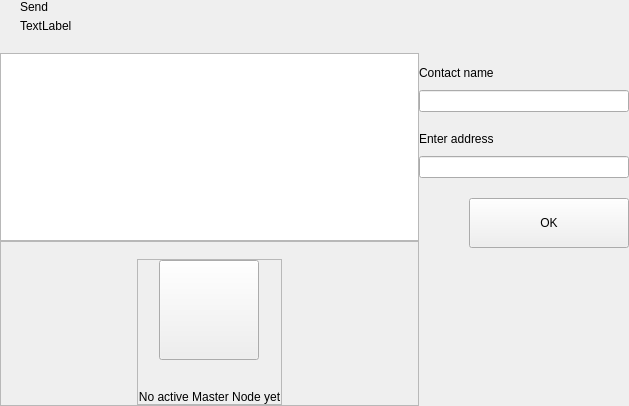
<?xml version="1.0" encoding="UTF-8"?>
<ui version="4.0">
 <class>AddressesWidget</class>
 <widget class="QWidget" name="AddressesWidget">
  <property name="geometry">
   <rect>
    <x>0</x>
    <y>0</y>
    <width>629</width>
    <height>406</height>
   </rect>
  </property>
  <property name="windowTitle">
   <string>Form</string>
  </property>
  <layout class="QHBoxLayout" name="horizontalLayout_2" stretch="2,1">
   <property name="spacing">
    <number>0</number>
   </property>
   <property name="leftMargin">
    <number>0</number>
   </property>
   <property name="topMargin">
    <number>0</number>
   </property>
   <property name="rightMargin">
    <number>0</number>
   </property>
   <property name="bottomMargin">
    <number>0</number>
   </property>
   <item>
    <widget class="QWidget" name="left" native="true">
     <layout class="QVBoxLayout" name="verticalLayout_3">
      <property name="leftMargin">
       <number>0</number>
      </property>
      <property name="topMargin">
       <number>0</number>
      </property>
      <property name="rightMargin">
       <number>0</number>
      </property>
      <property name="bottomMargin">
       <number>0</number>
      </property>
      <item>
       <layout class="QVBoxLayout" name="verticalLayout_21">
        <property name="spacing">
         <number>0</number>
        </property>
        <item>
         <layout class="QHBoxLayout" name="horizontalLayout_3">
          <property name="spacing">
           <number>0</number>
          </property>
          <property name="leftMargin">
           <number>20</number>
          </property>
          <property name="rightMargin">
           <number>10</number>
          </property>
          <item>
           <layout class="QVBoxLayout" name="verticalLayout_8">
            <property name="spacing">
             <number>5</number>
            </property>
            <item>
             <widget class="QLabel" name="labelTitle">
              <property name="text">
               <string>Send</string>
              </property>
             </widget>
            </item>
            <item alignment="Qt::AlignTop">
             <widget class="QLabel" name="labelSubtitle1">
              <property name="text">
               <string>TextLabel</string>
              </property>
             </widget>
            </item>
           </layout>
          </item>
          <item>
           <spacer name="horizontalSpacer11">
            <property name="orientation">
             <enum>Qt::Horizontal</enum>
            </property>
            <property name="sizeHint" stdset="0">
             <size>
              <width>40</width>
              <height>20</height>
             </size>
            </property>
           </spacer>
          </item>
         </layout>
        </item>
        <item>
         <layout class="QVBoxLayout" name="verticalLayout_6"/>
        </item>
        <item>
         <spacer name="verticalSpacer_4">
          <property name="orientation">
           <enum>Qt::Vertical</enum>
          </property>
          <property name="sizeType">
           <enum>QSizePolicy::Fixed</enum>
          </property>
          <property name="sizeHint" stdset="0">
           <size>
            <width>20</width>
            <height>20</height>
           </size>
          </property>
         </spacer>
        </item>
        <item>
         <widget class="QListView" name="listAddresses">
          <property name="mouseTracking">
           <bool>true</bool>
          </property>
         </widget>
        </item>
        <item>
         <widget class="QFrame" name="emptyContainer">
          <property name="minimumSize">
           <size>
            <width>0</width>
            <height>100</height>
           </size>
          </property>
          <property name="frameShape">
           <enum>QFrame::StyledPanel</enum>
          </property>
          <property name="frameShadow">
           <enum>QFrame::Raised</enum>
          </property>
          <layout class="QVBoxLayout" name="verticalLayout_7" stretch="1,8">
           <property name="spacing">
            <number>0</number>
           </property>
           <property name="leftMargin">
            <number>0</number>
           </property>
           <property name="topMargin">
            <number>0</number>
           </property>
           <property name="rightMargin">
            <number>0</number>
           </property>
           <property name="bottomMargin">
            <number>0</number>
           </property>
           <item>
            <spacer name="verticalSpacer">
             <property name="orientation">
              <enum>Qt::Vertical</enum>
             </property>
             <property name="sizeHint" stdset="0">
              <size>
               <width>20</width>
               <height>20</height>
              </size>
             </property>
            </spacer>
           </item>
           <item alignment="Qt::AlignHCenter|Qt::AlignVCenter">
            <widget class="QFrame" name="emptyScreen">
             <property name="sizePolicy">
              <sizepolicy hsizetype="Expanding" vsizetype="Expanding">
               <horstretch>0</horstretch>
               <verstretch>0</verstretch>
              </sizepolicy>
             </property>
             <property name="frameShape">
              <enum>QFrame::StyledPanel</enum>
             </property>
             <property name="frameShadow">
              <enum>QFrame::Raised</enum>
             </property>
             <layout class="QVBoxLayout" name="verticalLayout">
              <property name="spacing">
               <number>30</number>
              </property>
              <property name="leftMargin">
               <number>0</number>
              </property>
              <property name="topMargin">
               <number>0</number>
              </property>
              <property name="rightMargin">
               <number>0</number>
              </property>
              <property name="bottomMargin">
               <number>0</number>
              </property>
              <item alignment="Qt::AlignHCenter|Qt::AlignVCenter">
               <widget class="QPushButton" name="pushImgEmpty">
                <property name="minimumSize">
                 <size>
                  <width>100</width>
                  <height>100</height>
                 </size>
                </property>
                <property name="maximumSize">
                 <size>
                  <width>100</width>
                  <height>100</height>
                 </size>
                </property>
                <property name="focusPolicy">
                 <enum>Qt::NoFocus</enum>
                </property>
                <property name="text">
                 <string/>
                </property>
                <property name="iconSize">
                 <size>
                  <width>100</width>
                  <height>100</height>
                 </size>
                </property>
               </widget>
              </item>
              <item alignment="Qt::AlignHCenter|Qt::AlignVCenter">
               <widget class="QLabel" name="labelEmpty">
                <property name="styleSheet">
                 <string notr="true"/>
                </property>
                <property name="text">
                 <string>No active Master Node yet</string>
                </property>
                <property name="alignment">
                 <set>Qt::AlignCenter</set>
                </property>
               </widget>
              </item>
             </layout>
            </widget>
           </item>
          </layout>
         </widget>
        </item>
       </layout>
      </item>
     </layout>
    </widget>
   </item>
   <item>
    <widget class="QWidget" name="right" native="true">
     <layout class="QVBoxLayout" name="verticalLayout_5">
      <property name="leftMargin">
       <number>0</number>
      </property>
      <property name="topMargin">
       <number>0</number>
      </property>
      <property name="rightMargin">
       <number>0</number>
      </property>
      <property name="bottomMargin">
       <number>0</number>
      </property>
      <item>
       <layout class="QVBoxLayout" name="verticalLayout_4">
        <property name="spacing">
         <number>6</number>
        </property>
        <item>
         <widget class="OptionButton" name="btnAddContact" native="true">
          <property name="minimumSize">
           <size>
            <width>0</width>
            <height>50</height>
           </size>
          </property>
         </widget>
        </item>
        <item>
         <widget class="QWidget" name="layoutNewContact" native="true">
          <layout class="QVBoxLayout" name="verticalLayout_71">
           <property name="spacing">
            <number>0</number>
           </property>
           <property name="leftMargin">
            <number>0</number>
           </property>
           <property name="topMargin">
            <number>10</number>
           </property>
           <property name="rightMargin">
            <number>0</number>
           </property>
           <property name="bottomMargin">
            <number>20</number>
           </property>
           <item>
            <layout class="QVBoxLayout" name="verticalLayout11">
             <property name="spacing">
              <number>10</number>
             </property>
             <item>
              <widget class="QLabel" name="labelName">
               <property name="text">
                <string>Contact name</string>
               </property>
              </widget>
             </item>
             <item>
              <widget class="QLineEdit" name="lineEditName"/>
             </item>
            </layout>
           </item>
           <item>
            <spacer name="verticalSpacer_3">
             <property name="orientation">
              <enum>Qt::Vertical</enum>
             </property>
             <property name="sizeType">
              <enum>QSizePolicy::Minimum</enum>
             </property>
             <property name="sizeHint" stdset="0">
              <size>
               <width>20</width>
               <height>20</height>
              </size>
             </property>
            </spacer>
           </item>
           <item>
            <layout class="QVBoxLayout" name="verticalLayout_2">
             <property name="spacing">
              <number>10</number>
             </property>
             <item>
              <widget class="QLabel" name="labelAddress">
               <property name="text">
                <string>Enter address</string>
               </property>
              </widget>
             </item>
             <item>
              <widget class="QLineEdit" name="lineEditAddress"/>
             </item>
            </layout>
           </item>
           <item>
            <spacer name="verticalSpacer_2">
             <property name="orientation">
              <enum>Qt::Vertical</enum>
             </property>
             <property name="sizeType">
              <enum>QSizePolicy::Fixed</enum>
             </property>
             <property name="sizeHint" stdset="0">
              <size>
               <width>20</width>
               <height>20</height>
              </size>
             </property>
            </spacer>
           </item>
           <item>
            <layout class="QHBoxLayout" name="horizontalLayout">
             <property name="spacing">
              <number>0</number>
             </property>
             <item>
              <spacer name="horizontalSpacer_3">
               <property name="orientation">
                <enum>Qt::Horizontal</enum>
               </property>
               <property name="sizeHint" stdset="0">
                <size>
                 <width>40</width>
                 <height>20</height>
                </size>
               </property>
              </spacer>
             </item>
             <item>
              <widget class="QPushButton" name="btnSave">
               <property name="minimumSize">
                <size>
                 <width>160</width>
                 <height>50</height>
                </size>
               </property>
               <property name="focusPolicy">
                <enum>Qt::NoFocus</enum>
               </property>
               <property name="text">
                <string>OK</string>
               </property>
              </widget>
             </item>
            </layout>
           </item>
          </layout>
         </widget>
        </item>
        <item>
         <spacer name="verticalSpacer_5">
          <property name="orientation">
           <enum>Qt::Vertical</enum>
          </property>
          <property name="sizeHint" stdset="0">
           <size>
            <width>20</width>
            <height>40</height>
           </size>
          </property>
         </spacer>
        </item>
       </layout>
      </item>
     </layout>
    </widget>
   </item>
  </layout>
 </widget>
 <customwidgets>
  <customwidget>
   <class>OptionButton</class>
   <extends>QWidget</extends>
   <header>qt/mnsavings/optionbutton.h</header>
   <container>1</container>
  </customwidget>
 </customwidgets>
 <resources/>
 <connections/>
</ui>
